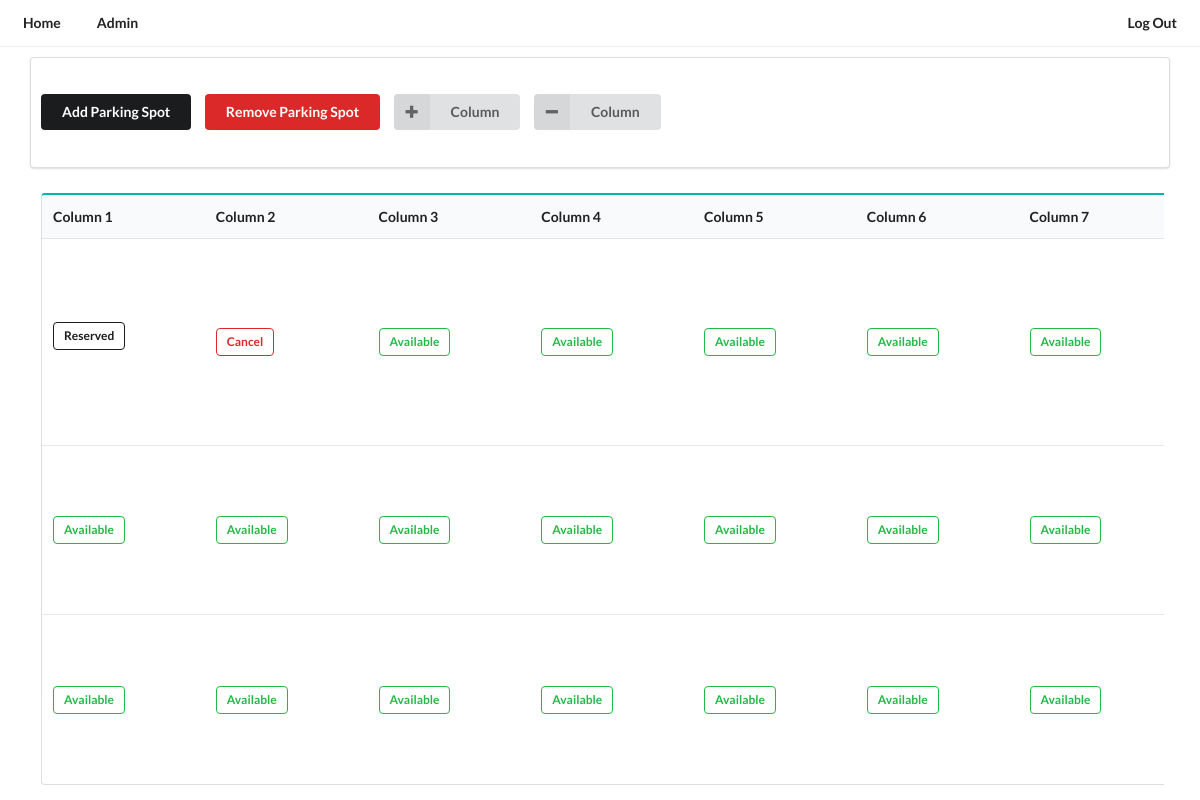
The app's page /home/ (signed in) with its own data.
### profiles/models.py (models this page shows, shortened)
class Profile(models.Model):
    user           = models.OneToOneField(User, on_delete=models.CASCADE)
    slug           = models.SlugField(unique=True, blank=True)
    profilePicture = models.ImageField(default='userPlaceHolder.png', upload_to='ProfilePictures')
    firstName      = models.CharField(max_length=35, blank=True)
    lastName       = models.CharField(max_length=35, blank=True)
    email          = models.EmailField(max_length=90, blank=True)
    carPlates      = models.JSONField(default=list, blank=True)
    updated        = models.TimeField(auto_now=True)
    created        = models.TimeField(auto_now_add=True)

### home/models.py (models this page shows, shortened)
class ParkingGrid(models.Model):
    user        = models.ForeignKey(Profile, on_delete=models.CASCADE, blank=True, null=True)
    row         = models.IntegerField()
    column      = models.IntegerField()
    slotNo      = models.CharField(max_length=10, unique=True)
    isAvailable = models.BooleanField(default=True)
    class Meta:
        unique_together = ('row', 'column')

### home/views.py (the view)
# urls.py: path('', views.homeView, name='home'),
@login_required
def homeView(request):
    profile     = Profile.objects.get(user=request.user)
    parkingGrid = ParkingGrid.objects.all().order_by('row', 'column')
    parkingCells = {}
    for slot in parkingGrid:
        if slot.row not in parkingCells:
            parkingCells[slot.row] = []
        parkingCells[slot.row].append(slot)
    carPlates    = CarPlate.objects.filter(profile=profile)
    totalColumns = ParkingColumn.objects.first().totalColumn
    columnCount  = list(range(totalColumns))
    template    = loader.get_template('home/home.html')
    context     = {
        "profile"     : profile ,
        "parkingCells": parkingCells,
        "carPlates"   : carPlates,
        "columnCount" : columnCount,
        "totalColumns": totalColumns
    }
    return HttpResponse(template.render(context, request))

### home/templates/home/home.html (shortened to what this page needs)
<head>
  {% extends 'base.html' %}
  {% load static %}
  {% load widget_tweaks %}
{% block content %}
{% include 'home/navigationBar.html' %}
<div id="homeMainDiv">
  <div class="ui segment" id="homeFlexDiv">
    {% if profile.user.is_superuser %}
      <div id="homeNoPlateList">
        <button class="ui secondary button" onclick="createParkingGrid()">Add Parking Spot</button>
        <button class="ui red button" onclick="removeParkingGrid()">Remove Parking Spot</button>
        <button class="ui labeled icon button" onclick="addParkingColumns()"><i class="plus icon"></i>Column</button>
        <button class="ui labeled icon button" onclick="decreaseParkingColumns()"><i class="minus icon"></i>Column</button>
      </div>
    {% endif %}
  </div>
  <div id="homeParkingGrid">
    <table class="ui teal table" id="homeParkingTable">
      <thead>
        <tr>
          {% for i in columnCount %}
          <th>Column {{ forloop.counter }}</th>
          {% endfor %}
        </tr>
      </thead>
      <tbody>
        {% for row, slots in parkingCells.items %}
          <tr>
            {% for slot in slots %}
              <td>
                {% if slot.isAvailable == True and slot.user == None %}
                  <div class="hoverWrapper">
                    <a class="ui green basic label homeAvailableLabel">Available</a>
                  </div>
                {% elif slot.isAvailable == False and slot.user != None %}
                  {% if slot.user.user == profile.user %}
                    <div class="hoverWrapper">
                      <a
                        class = "ui red basic label"
                        href  = "{% url 'home:reservationCancel' slot.id %}"
                       >
                       Cancel
                      </a>
                    </div>
                  {% elif slot.user.user != profile.user %}
                  <div class="hoverWrapper">
                    <a id="homeReservedBtn" class="ui black basic label homeAvailableLabel"> Reserved</a>
                  </div>
                  {% endif %}
                {% endif %}
              </td>
            {% endfor %}
          </tr>
        {% endfor %}
      </tbody>
    </table>
  </div>
</div>
{% endblock content %}

### home/templates/home/navigationBar.html (shortened to what this page needs)
<head>
  {% load static %}
</head>
{% block content %}
<div class="ui secondary menu" id="navbarMainDiv">
  <a class="item" href="{% url 'home:home' %}"><b>Home</b></a>
  <a class="item" href="{% url 'profiles:profile' %}" ><b>{{profile.user}}</b></a>
  <div class="right menu">
    <a class="item" href="{% url 'login' %}"><b>Log Out</b></a>
  </div>
</div>
{% endblock content %}

### staticFiles/style.css (style rules this page uses)
#navbarMainDiv { width: 100%; margin: 0px; padding: 5px; border-bottom: 1px solid #ECEFF1 !important; }
#homeMainDiv { display: flex; flex: 1; width: 100%; margin: 0px; padding: 0px; overflow: hidden; align-items: center; flex-direction: column; justify-content: center; }
#homeFlexDiv { display: flex; flex: 1; gap: 20px; width: 95%; margin: 10px; padding: 10px; align-items: center; justify-content: flex-start; }
#homeNoPlateList { display: flex; gap: 10px; margin: 0px; padding: 0px; border: none; align-items: center; justify-content: center; }
#homeParkingGrid { display: flex; width: 98%; height: 80%; margin: 10px; padding: 5px; overflow-y: auto; overflow-x: auto; max-width: 94vw; }
#homeParkingTable { margin: 0px; width: 100%; padding: 0px; overflow-y: hidden; overflow-x: hidden; }
#homeReservedBtn { height: fit-content !important; }
.hoverWrapper { display: flex; position: relative; }

### records on screen
Profile: user "Admin"
ParkingGrid: isAvailable "Reserved"
ParkingGrid: isAvailable "Cancel"
ParkingGrid: isAvailable "Available"
ParkingGrid: isAvailable "Available"
ParkingGrid: isAvailable "Available"
ParkingGrid: isAvailable "Available"
ParkingGrid: isAvailable "Available"
ParkingGrid: isAvailable "Available"
ParkingGrid: isAvailable "Available"
ParkingGrid: isAvailable "Available"
ParkingGrid: isAvailable "Available"
ParkingGrid: isAvailable "Available"
ParkingGrid: isAvailable "Available"
ParkingGrid: isAvailable "Available"
ParkingGrid: isAvailable "Available"
ParkingGrid: isAvailable "Available"
ParkingGrid: isAvailable "Available"
ParkingGrid: isAvailable "Available"
ParkingGrid: isAvailable "Available"
ParkingGrid: isAvailable "Available"
ParkingGrid: isAvailable "Available"
